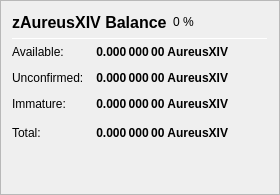
                   <widget class="QFrame" name="frame_ZerocoinBalances">
                    <property name="frameShape">
                     <enum>QFrame::StyledPanel</enum>
                    </property>
                    <property name="frameShadow">
                     <enum>QFrame::Raised</enum>
                    </property>
                    <layout class="QVBoxLayout" name="verticalLayout_7">
                     <item>
                      <layout class="QHBoxLayout" name="horizontalLayout_8" stretch="0">
                       <item>
                        <widget class="QLabel" name="label_5z_3">
                         <property name="minimumSize">
                          <size>
                           <width>0</width>
                           <height>20</height>
                          </size>
                         </property>
                         <property name="font">
                          <font>
                           <pointsize>12</pointsize>
                           <weight>75</weight>
                           <bold>true</bold>
                          </font>
                         </property>
                         <property name="text">
                          <string>zAureusXIV Balance</string>
                         </property>
                        </widget>
                       </item>
                       <item>
                        <widget class="QLabel" name="labelzAureusXIVPercent">
                         <property name="text">
                          <string notr="true">0 %</string>
                         </property>
                        </widget>
                       </item>
                       <item>
                        <spacer name="horizontalSpacer_11">
                         <property name="orientation">
                          <enum>Qt::Horizontal</enum>
                         </property>
                         <property name="sizeHint" stdset="0">
                          <size>
                           <width>40</width>
                           <height>20</height>
                          </size>
                         </property>
                        </spacer>
                       </item>
                      </layout>
                     </item>
                     <item>
                      <widget class="Line" name="line_ZerocoinBalance">
                       <property name="minimumSize">
                        <size>
                         <width>0</width>
                         <height>1</height>
                        </size>
                       </property>
                       <property name="maximumSize">
                        <size>
                         <width>16777215</width>
                         <height>1</height>
                        </size>
                       </property>
                       <property name="orientation">
                        <enum>Qt::Horizontal</enum>
                       </property>
                      </widget>
                     </item>
                     <item>
                      <layout class="QGridLayout" name="gridLayout_5">
                       <property name="spacing">
                        <number>12</number>
                       </property>
                       <item row="1" column="0">
                        <widget class="QLabel" name="labelzBalanceMatureText">
                         <property name="toolTip">
                          <string>Mature: more than 20 confirmation and more than 3 mints of the same denomination after it was minted.
These zAureusXIV are spendable.</string>
                         </property>
                         <property name="text">
                          <string>Available:</string>
                         </property>
                        </widget>
                       </item>
                       <item row="1" column="1">
                        <widget class="QLabel" name="labelzBalanceMature">
                         <property name="font">
                          <font>
                           <weight>75</weight>
                           <bold>true</bold>
                          </font>
                         </property>
                         <property name="toolTip">
                          <string>Mature: more than 20 confirmation and more than 3 mints of the same denomination after it was minted.
These zAureusXIV are spendable.</string>
                         </property>
                         <property name="text">
                          <string notr="true">0.000 000 00 AureusXIV</string>
                         </property>
                         <property name="alignment">
                          <set>Qt::AlignRight|Qt::AlignTrailing|Qt::AlignVCenter</set>
                         </property>
                        </widget>
                       </item>
                       <item row="2" column="0">
                        <widget class="QLabel" name="labelzBalanceUnconfirmedText">
                         <property name="toolTip">
                          <string>Unconfirmed: less than 20 confirmations
Immature: confirmed, but less than 3 mints of the same denomination after it was minted</string>
                         </property>
                         <property name="text">
                          <string>Unconfirmed:</string>
                         </property>
                        </widget>
                       </item>
                       <item row="2" column="1">
                        <widget class="QLabel" name="labelzBalanceUnconfirmed">
                         <property name="font">
                          <font>
                           <weight>75</weight>
                           <bold>true</bold>
                          </font>
                         </property>
                         <property name="toolTip">
                          <string>Unconfirmed: less than 20 confirmations
Immature: confirmed, but less than 3 mints of the same denomination after it was minted</string>
                         </property>
                         <property name="text">
                          <string notr="true">0.000 000 00 AureusXIV</string>
                         </property>
                         <property name="alignment">
                          <set>Qt::AlignRight|Qt::AlignTrailing|Qt::AlignVCenter</set>
                         </property>
                        </widget>
                       </item>
                       <item row="3" column="0">
                        <widget class="QLabel" name="labelzBalanceImmatureText">
                         <property name="toolTip">
                          <string>Unconfirmed: less than 20 confirmations
Immature: confirmed, but less than 3 mints of the same denomination after it was minted</string>
                         </property>
                         <property name="text">
                          <string>Immature:</string>
                         </property>
                        </widget>
                       </item>
                       <item row="3" column="1">
                        <widget class="QLabel" name="labelzBalanceImmature">
                         <property name="font">
                          <font>
                           <weight>75</weight>
                           <bold>true</bold>
                          </font>
                         </property>
                         <property name="toolTip">
                          <string>Unconfirmed: less than 20 confirmations
Immature: confirmed, but less than 3 mints of the same denomination after it was minted</string>
                         </property>
                         <property name="text">
                          <string notr="true">0.000 000 00 AureusXIV</string>
                         </property>
                         <property name="alignment">
                          <set>Qt::AlignRight|Qt::AlignTrailing|Qt::AlignVCenter</set>
                         </property>
                        </widget>
                       </item>
                       <item row="4" column="0">
                        <widget class="QLabel" name="labelzBalanceText">
                         <property name="toolTip">
                          <string>Your current zAureusXIV balance, unconfirmed and immature zAureusXIV included.</string>
                         </property>
                         <property name="text">
                          <string>Total:</string>
                         </property>
                        </widget>
                       </item>
                       <item row="4" column="1">
                        <widget class="QLabel" name="labelzBalance">
                         <property name="font">
                          <font>
                           <weight>75</weight>
                           <bold>true</bold>
                          </font>
                         </property>
                         <property name="cursor">
                          <cursorShape>IBeamCursor</cursorShape>
                         </property>
                         <property name="toolTip">
                          <string>Your current zAureusXIV balance, unconfirmed and immature zAureusXIV included.</string>
                         </property>
                         <property name="text">
                          <string notr="true">0.000 000 00 AureusXIV</string>
                         </property>
                         <property name="alignment">
                          <set>Qt::AlignRight|Qt::AlignTrailing|Qt::AlignVCenter</set>
                         </property>
                         <property name="textInteractionFlags">
                          <set>Qt::LinksAccessibleByMouse|Qt::TextSelectableByKeyboard|Qt::TextSelectableByMouse</set>
                         </property>
                        </widget>
                       </item>
                       <item row="4" column="2">
                        <spacer name="horizontalSpacer_4">
                         <property name="orientation">
                          <enum>Qt::Horizontal</enum>
                         </property>
                         <property name="sizeHint" stdset="0">
                          <size>
                           <width>40</width>
                           <height>20</height>
                          </size>
                         </property>
                        </spacer>
                       </item>
                      </layout>
                     </item>
                     <item>
                      <spacer name="verticalSpacer_4">
                       <property name="orientation">
                        <enum>Qt::Vertical</enum>
                       </property>
                       <property name="sizeHint" stdset="0">
                        <size>
                         <width>20</width>
                         <height>40</height>
                        </size>
                       </property>
                      </spacer>
                     </item>
                    </layout>
                   </widget>
